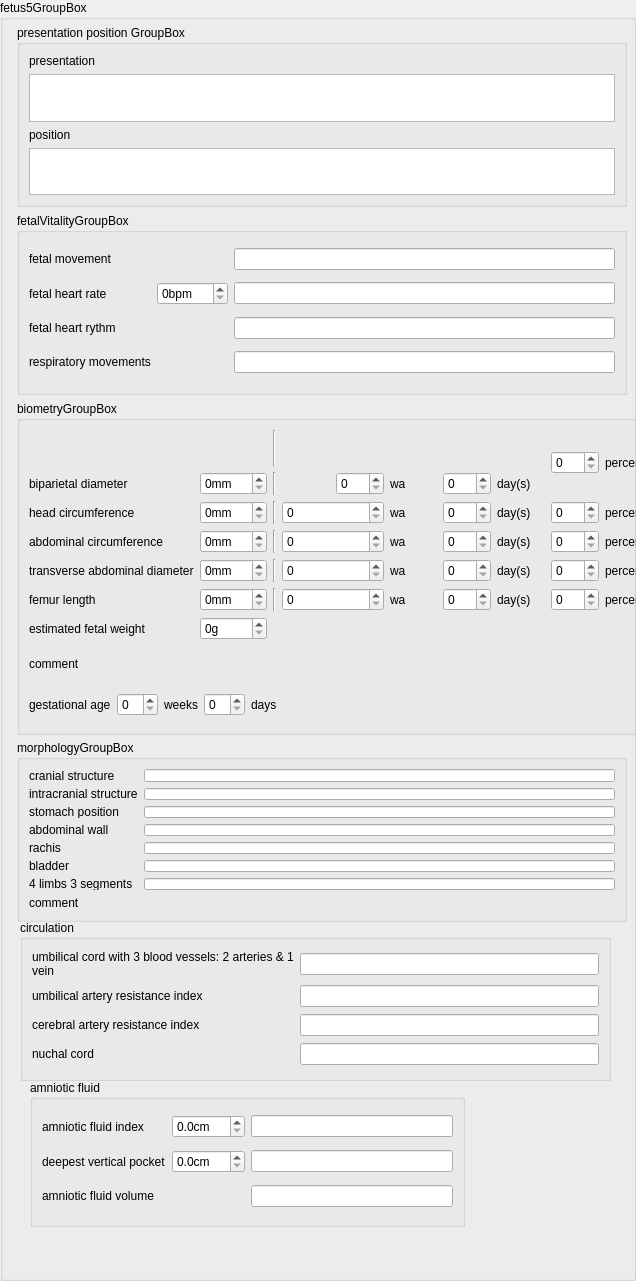
  <widget class="QGroupBox" name="fetus5GroupBox">
   <property name="enabled">
    <bool>true</bool>
   </property>
   <property name="geometry">
    <rect>
     <x>9</x>
     <y>7460</y>
     <width>636</width>
     <height>1281</height>
    </rect>
   </property>
   <property name="title">
    <string>fetus5GroupBox</string>
   </property>
   <property name="flat">
    <bool>false</bool>
   </property>
   <widget class="QGroupBox" name="fetus5PresentationPositionGroupBox">
    <property name="geometry">
     <rect>
      <x>17</x>
      <y>25</y>
      <width>610</width>
      <height>182</height>
     </rect>
    </property>
    <property name="title">
     <string>presentation position GroupBox</string>
    </property>
    <layout class="QVBoxLayout" name="verticalLayout_41">
     <item>
      <layout class="QVBoxLayout" name="verticalLayout_26">
       <item>
        <widget class="QLabel" name="presentationF5Label">
         <property name="text">
          <string>presentation</string>
         </property>
        </widget>
       </item>
       <item>
        <widget class="QListView" name="presentationF5ListView"/>
       </item>
      </layout>
     </item>
     <item>
      <layout class="QVBoxLayout" name="verticalLayout_40">
       <item>
        <widget class="QLabel" name="positionF5Label">
         <property name="text">
          <string>position</string>
         </property>
        </widget>
       </item>
       <item>
        <widget class="QListView" name="positionF5ListView"/>
       </item>
      </layout>
     </item>
    </layout>
   </widget>
   <widget class="QGroupBox" name="fetus5FetalVitalityGroupBox">
    <property name="geometry">
     <rect>
      <x>17</x>
      <y>213</y>
      <width>610</width>
      <height>182</height>
     </rect>
    </property>
    <property name="title">
     <string>fetalVitalityGroupBox</string>
    </property>
    <layout class="QGridLayout" name="gridLayout_18">
     <item row="0" column="0">
      <widget class="QLabel" name="fetus5FetalMovementLabel">
       <property name="text">
        <string>fetal movement</string>
       </property>
      </widget>
     </item>
     <item row="0" column="1">
      <layout class="QHBoxLayout" name="fetus5FetalMovementRadioLayout"/>
     </item>
     <item row="0" column="2">
      <widget class="QLineEdit" name="fetus5FetalMovementLineEdit"/>
     </item>
     <item row="1" column="0">
      <widget class="QLabel" name="fetus5FhrLabel">
       <property name="text">
        <string>fetal heart rate</string>
       </property>
      </widget>
     </item>
     <item row="1" column="1">
      <widget class="QSpinBox" name="fetus5FhrSpinBox">
       <property name="suffix">
        <string>bpm</string>
       </property>
       <property name="maximum">
        <number>999</number>
       </property>
      </widget>
     </item>
     <item row="1" column="2">
      <widget class="QLineEdit" name="fetus5FhrLineEdit"/>
     </item>
     <item row="2" column="0">
      <widget class="QLabel" name="fetus5HeartRythmLabel">
       <property name="text">
        <string>fetal heart rythm</string>
       </property>
      </widget>
     </item>
     <item row="2" column="1">
      <layout class="QHBoxLayout" name="fetus5HeartRythmRadioLayout"/>
     </item>
     <item row="2" column="2">
      <widget class="QLineEdit" name="fetus5HeartRythmLineEdit"/>
     </item>
     <item row="3" column="0">
      <widget class="QLabel" name="fetus5RespiratoryLabel">
       <property name="text">
        <string>respiratory movements</string>
       </property>
      </widget>
     </item>
     <item row="3" column="1">
      <layout class="QHBoxLayout" name="fetus5RespiratoryRadioLayout"/>
     </item>
     <item row="3" column="2">
      <widget class="QLineEdit" name="fetus5RespiratoryLineEdit"/>
     </item>
    </layout>
   </widget>
   <widget class="QGroupBox" name="fetus5BiometryGroupBox">
    <property name="geometry">
     <rect>
      <x>17</x>
      <y>401</y>
      <width>652</width>
      <height>334</height>
     </rect>
    </property>
    <property name="title">
     <string>biometryGroupBox</string>
    </property>
    <layout class="QGridLayout" name="gridLayout_19">
     <item row="0" column="2" colspan="2">
      <widget class="Line" name="line_31">
       <property name="orientation">
        <enum>Qt::Vertical</enum>
       </property>
      </widget>
     </item>
     <item row="0" column="8" rowspan="2">
      <widget class="QSpinBox" name="fetus5BipPercentileSpinBox"/>
     </item>
     <item row="0" column="9" rowspan="2">
      <widget class="QLabel" name="fetus5BipPercentileLabel">
       <property name="text">
        <string>percentile</string>
       </property>
      </widget>
     </item>
     <item row="1" column="0">
      <widget class="QLabel" name="fetus5BPDLabel">
       <property name="text">
        <string>biparietal diameter</string>
       </property>
      </widget>
     </item>
     <item row="1" column="1">
      <widget class="QSpinBox" name="fetus5BPDSpinBox">
       <property name="suffix">
        <string>mm</string>
       </property>
       <property name="maximum">
        <number>999</number>
       </property>
      </widget>
     </item>
     <item row="1" column="2" colspan="2">
      <widget class="Line" name="line_33">
       <property name="orientation">
        <enum>Qt::Vertical</enum>
       </property>
      </widget>
     </item>
     <item row="1" column="4">
      <widget class="QSpinBox" name="fetus5BPDWeekSpinBox"/>
     </item>
     <item row="1" column="5">
      <widget class="QLabel" name="fetus5BPDWeekLabel">
       <property name="text">
        <string>wa</string>
       </property>
      </widget>
     </item>
     <item row="1" column="6">
      <widget class="QSpinBox" name="fetus5BPDDaySpinBox">
       <property name="maximum">
        <number>6</number>
       </property>
      </widget>
     </item>
     <item row="1" column="7">
      <widget class="QLabel" name="label_10">
       <property name="text">
        <string>day(s)</string>
       </property>
      </widget>
     </item>
     <item row="2" column="0">
      <widget class="QLabel" name="fetus5HeadCircumferenceLabel">
       <property name="text">
        <string>head circumference</string>
       </property>
      </widget>
     </item>
     <item row="2" column="1">
      <widget class="QSpinBox" name="fetus5HeadCircumferenceSpinBox">
       <property name="suffix">
        <string>mm</string>
       </property>
       <property name="maximum">
        <number>999</number>
       </property>
      </widget>
     </item>
     <item row="2" column="2">
      <widget class="Line" name="line_34">
       <property name="orientation">
        <enum>Qt::Vertical</enum>
       </property>
      </widget>
     </item>
     <item row="2" column="3" colspan="2">
      <widget class="QSpinBox" name="fetus5HeadCircumferenceWeekSpinBox"/>
     </item>
     <item row="2" column="5">
      <widget class="QLabel" name="fetus5HeadCircumferenceWeekLabel">
       <property name="text">
        <string>wa</string>
       </property>
      </widget>
     </item>
     <item row="2" column="6">
      <widget class="QSpinBox" name="fetus5HeadCircumferenceDaysSpinBox">
       <property name="maximum">
        <number>6</number>
       </property>
      </widget>
     </item>
     <item row="2" column="7">
      <widget class="QLabel" name="fetus5HeadCircumferenceDayLabel">
       <property name="text">
        <string>day(s)</string>
       </property>
      </widget>
     </item>
     <item row="2" column="8">
      <widget class="QSpinBox" name="fetus5HcPercentileSpinBox"/>
     </item>
     <item row="2" column="9">
      <widget class="QLabel" name="fetus5HcPercentileLabel">
       <property name="text">
        <string>percentile</string>
       </property>
      </widget>
     </item>
     <item row="3" column="0">
      <widget class="QLabel" name="fetus5AbdominalCircumferenceLabel">
       <property name="text">
        <string>abdominal circumference</string>
       </property>
      </widget>
     </item>
     <item row="3" column="1">
      <widget class="QSpinBox" name="fetus5AbdominalCircumferenceSpinBox">
       <property name="suffix">
        <string>mm</string>
       </property>
       <property name="maximum">
        <number>999</number>
       </property>
      </widget>
     </item>
     <item row="3" column="2">
      <widget class="Line" name="line_35">
       <property name="orientation">
        <enum>Qt::Vertical</enum>
       </property>
      </widget>
     </item>
     <item row="3" column="3" colspan="2">
      <widget class="QSpinBox" name="fetus5AbdominalCircumferenceWeekSpinBox"/>
     </item>
     <item row="3" column="5">
      <widget class="QLabel" name="fetus5AbdominalCircumferenceWeekLabel">
       <property name="text">
        <string>wa</string>
       </property>
      </widget>
     </item>
     <item row="3" column="6">
      <widget class="QSpinBox" name="fetus5AbdominalCircumferenceDaySpinBox">
       <property name="maximum">
        <number>6</number>
       </property>
      </widget>
     </item>
     <item row="3" column="7">
      <widget class="QLabel" name="fetus5AbdominalCircumferenceDayLabel">
       <property name="text">
        <string>day(s)</string>
       </property>
      </widget>
     </item>
     <item row="3" column="8">
      <widget class="QSpinBox" name="fetus5AcPercentileSpinBox"/>
     </item>
     <item row="3" column="9">
      <widget class="QLabel" name="fetus5AcPercentileLabel">
       <property name="text">
        <string>percentile</string>
       </property>
      </widget>
     </item>
     <item row="4" column="0">
      <widget class="QLabel" name="fetus5TADLabel">
       <property name="text">
        <string>transverse abdominal diameter</string>
       </property>
      </widget>
     </item>
     <item row="4" column="1">
      <widget class="QSpinBox" name="fetus5TADSpinBox">
       <property name="suffix">
        <string>mm</string>
       </property>
       <property name="maximum">
        <number>999</number>
       </property>
      </widget>
     </item>
     <item row="4" column="2">
      <widget class="Line" name="line_36">
       <property name="orientation">
        <enum>Qt::Vertical</enum>
       </property>
      </widget>
     </item>
     <item row="4" column="3" colspan="2">
      <widget class="QSpinBox" name="fetus5TADWeekSpinBox"/>
     </item>
     <item row="4" column="5">
      <widget class="QLabel" name="fetus5TADWeekLabel">
       <property name="text">
        <string>wa</string>
       </property>
      </widget>
     </item>
     <item row="4" column="6">
      <widget class="QSpinBox" name="fetus5TADDaySpinBox">
       <property name="maximum">
        <number>6</number>
       </property>
      </widget>
     </item>
     <item row="4" column="7">
      <widget class="QLabel" name="fetus5TADDayLabel">
       <property name="text">
        <string>day(s)</string>
       </property>
      </widget>
     </item>
     <item row="4" column="8">
      <widget class="QSpinBox" name="fetus5TadPercentileSpinBox"/>
     </item>
     <item row="4" column="9">
      <widget class="QLabel" name="fetus5TadPercentileLabel">
       <property name="text">
        <string>percentile</string>
       </property>
      </widget>
     </item>
     <item row="5" column="0">
      <widget class="QLabel" name="fetus5FLLabel">
       <property name="text">
        <string>femur length</string>
       </property>
      </widget>
     </item>
     <item row="5" column="1">
      <widget class="QSpinBox" name="fetus5FLSpinBox">
       <property name="suffix">
        <string>mm</string>
       </property>
       <property name="maximum">
        <number>999</number>
       </property>
      </widget>
     </item>
     <item row="5" column="2">
      <widget class="Line" name="line_37">
       <property name="orientation">
        <enum>Qt::Vertical</enum>
       </property>
      </widget>
     </item>
     <item row="5" column="3" colspan="2">
      <widget class="QSpinBox" name="fetus5FLWeekSpinBox"/>
     </item>
     <item row="5" column="5">
      <widget class="QLabel" name="fetus5FLWeekLabel">
       <property name="text">
        <string>wa</string>
       </property>
      </widget>
     </item>
     <item row="5" column="6">
      <widget class="QSpinBox" name="fetus5FLDaySpinBox">
       <property name="maximum">
        <number>6</number>
       </property>
      </widget>
     </item>
     <item row="5" column="7">
      <widget class="QLabel" name="fetus5FLDayLabel">
       <property name="text">
        <string>day(s)</string>
       </property>
      </widget>
     </item>
     <item row="5" column="8">
      <widget class="QSpinBox" name="fetus5FlPercentileSpinBox"/>
     </item>
     <item row="5" column="9">
      <widget class="QLabel" name="fetus5FlPercentileLabel">
       <property name="text">
        <string>percentile</string>
       </property>
      </widget>
     </item>
     <item row="6" column="0">
      <widget class="QLabel" name="fetus5EfwLabel">
       <property name="text">
        <string>estimated fetal weight</string>
       </property>
      </widget>
     </item>
     <item row="6" column="1">
      <widget class="QSpinBox" name="fetus5EfwSpinBox">
       <property name="suffix">
        <string comment="gram">g</string>
       </property>
       <property name="maximum">
        <number>10000</number>
       </property>
      </widget>
     </item>
     <item row="7" column="0" colspan="10">
      <layout class="QVBoxLayout" name="verticalLayout_28">
       <item>
        <widget class="QLabel" name="fetus5BiometryCommentLabel">
         <property name="text">
          <string>comment</string>
         </property>
        </widget>
       </item>
       <item>
        <layout class="QFormLayout" name="fetus5BiometryCommentFormLayout"/>
       </item>
      </layout>
     </item>
     <item row="8" column="0" colspan="10">
      <layout class="QHBoxLayout" name="horizontalLayout_22">
       <item>
        <widget class="QLabel" name="fetus5UsGestationalAgeHelpTextLabel">
         <property name="text">
          <string>gestational age</string>
         </property>
        </widget>
       </item>
       <item>
        <widget class="QSpinBox" name="fetus5UsGestationalAgeWeekSpinBox"/>
       </item>
       <item>
        <widget class="QLabel" name="fetus5UsGestationalAgeWeekLabel">
         <property name="text">
          <string>weeks</string>
         </property>
        </widget>
       </item>
       <item>
        <widget class="QSpinBox" name="fetus5UsGestationalAgeDaySpinBox"/>
       </item>
       <item>
        <widget class="QLabel" name="fetus5UsGestationalAgeDayLabel">
         <property name="text">
          <string>days</string>
         </property>
        </widget>
       </item>
       <item>
        <spacer name="horizontalSpacer_8">
         <property name="orientation">
          <enum>Qt::Horizontal</enum>
         </property>
         <property name="sizeHint" stdset="0">
          <size>
           <width>40</width>
           <height>20</height>
          </size>
         </property>
        </spacer>
       </item>
      </layout>
     </item>
    </layout>
   </widget>
   <widget class="QGroupBox" name="fetus5MorphologyGroupBox">
    <property name="geometry">
     <rect>
      <x>17</x>
      <y>740</y>
      <width>610</width>
      <height>182</height>
     </rect>
    </property>
    <property name="title">
     <string>morphologyGroupBox</string>
    </property>
    <layout class="QVBoxLayout" name="verticalLayout_29">
     <item>
      <layout class="QGridLayout" name="gridLayout_20">
       <item row="0" column="0">
        <widget class="QLabel" name="fetus5CranialStructureLabel">
         <property name="text">
          <string>cranial structure</string>
         </property>
        </widget>
       </item>
       <item row="0" column="1">
        <layout class="QHBoxLayout" name="fetus5CranialStructureRadioLayout"/>
       </item>
       <item row="0" column="2">
        <widget class="QLineEdit" name="fetus5CranialStructureLineEdit"/>
       </item>
       <item row="1" column="0">
        <widget class="QLabel" name="fetus5IntracranialStructureLabel">
         <property name="text">
          <string>intracranial structure</string>
         </property>
        </widget>
       </item>
       <item row="1" column="1">
        <layout class="QHBoxLayout" name="fetus5IntracranialStructureRadioLayout"/>
       </item>
       <item row="1" column="2">
        <widget class="QLineEdit" name="fetus5IntracranialStructureLineEdit"/>
       </item>
       <item row="2" column="0">
        <widget class="QLabel" name="fetus5StomachPositionLabel">
         <property name="text">
          <string>stomach position</string>
         </property>
        </widget>
       </item>
       <item row="2" column="1">
        <layout class="QHBoxLayout" name="fetus5StomachPositionRadioLayout"/>
       </item>
       <item row="2" column="2">
        <widget class="QLineEdit" name="fetus5StomachPositionLineEdit"/>
       </item>
       <item row="3" column="0">
        <widget class="QLabel" name="fetus5AbdominalWallLabel">
         <property name="text">
          <string>abdominal wall</string>
         </property>
        </widget>
       </item>
       <item row="3" column="1">
        <layout class="QHBoxLayout" name="fetus5AbdominalWallRadioLayout"/>
       </item>
       <item row="3" column="2">
        <widget class="QLineEdit" name="fetus5AbdominalWallLineEdit"/>
       </item>
       <item row="4" column="0">
        <widget class="QLabel" name="fetus5RachisLabel">
         <property name="text">
          <string>rachis</string>
         </property>
        </widget>
       </item>
       <item row="4" column="1">
        <layout class="QHBoxLayout" name="fetus5RachisRadioLayout"/>
       </item>
       <item row="4" column="2">
        <widget class="QLineEdit" name="fetus5RachisLineEdit"/>
       </item>
       <item row="5" column="0">
        <widget class="QLabel" name="fetus5BladderLabel">
         <property name="text">
          <string>bladder</string>
         </property>
        </widget>
       </item>
       <item row="5" column="1">
        <layout class="QHBoxLayout" name="fetus5BladderRadioLayout"/>
       </item>
       <item row="5" column="2">
        <widget class="QLineEdit" name="fetus5BladderLineEdit"/>
       </item>
       <item row="6" column="0">
        <widget class="QLabel" name="fetus5LimbsLabel">
         <property name="text">
          <string>4 limbs 3 segments</string>
         </property>
        </widget>
       </item>
       <item row="6" column="1">
        <layout class="QHBoxLayout" name="fetus5LimbsRadioLayout"/>
       </item>
       <item row="6" column="2">
        <widget class="QLineEdit" name="fetus5LimbsLineEdit"/>
       </item>
      </layout>
     </item>
     <item>
      <layout class="QVBoxLayout" name="verticalLayout_30">
       <item>
        <widget class="QLabel" name="fetus5MorphologyCommentLabel">
         <property name="text">
          <string>comment</string>
         </property>
        </widget>
       </item>
       <item>
        <layout class="QFormLayout" name="fetus5MorphologyCommentFormLayout"/>
       </item>
      </layout>
     </item>
    </layout>
   </widget>
   <widget class="QGroupBox" name="fetus5CirculationGroupBox">
    <property name="geometry">
     <rect>
      <x>20</x>
      <y>920</y>
      <width>591</width>
      <height>161</height>
     </rect>
    </property>
    <property name="title">
     <string>circulation</string>
    </property>
    <layout class="QGridLayout" name="gridLayout_30">
     <item row="0" column="0">
      <widget class="QLabel" name="fetus5UmbilicalCordLabel">
       <property name="text">
        <string>umbilical cord with 3 blood vessels: 2 arteries &amp; 1 vein</string>
       </property>
       <property name="wordWrap">
        <bool>true</bool>
       </property>
      </widget>
     </item>
     <item row="0" column="1">
      <layout class="QHBoxLayout" name="fetus5UmbilicalCordRadioLayout"/>
     </item>
     <item row="0" column="2">
      <widget class="QLineEdit" name="fetus5UmbilicalCordLineEdit"/>
     </item>
     <item row="1" column="0">
      <widget class="QLabel" name="fetus5UmbilicalArteryLabel">
       <property name="text">
        <string>umbilical artery resistance index</string>
       </property>
       <property name="wordWrap">
        <bool>true</bool>
       </property>
      </widget>
     </item>
     <item row="1" column="1">
      <layout class="QHBoxLayout" name="fetus5UmbilicalArteryRadioLayout"/>
     </item>
     <item row="1" column="2">
      <widget class="QLineEdit" name="fetus5UmbilicalArteryLineEdit"/>
     </item>
     <item row="2" column="0">
      <widget class="QLabel" name="fetus5CerebralArteryLabel">
       <property name="text">
        <string>cerebral artery resistance index</string>
       </property>
       <property name="wordWrap">
        <bool>true</bool>
       </property>
      </widget>
     </item>
     <item row="2" column="1">
      <layout class="QHBoxLayout" name="fetus5CerebralArteryRadioLayout"/>
     </item>
     <item row="2" column="2">
      <widget class="QLineEdit" name="fetus5CerebralArteryLineEdit"/>
     </item>
     <item row="3" column="0">
      <widget class="QLabel" name="fetus5NuchalCordLabel">
       <property name="text">
        <string>nuchal cord</string>
       </property>
      </widget>
     </item>
     <item row="3" column="1">
      <layout class="QHBoxLayout" name="fetus5NuchalCordRadioLayout"/>
     </item>
     <item row="3" column="2">
      <widget class="QLineEdit" name="fetus5NuchalCordLineEdit"/>
     </item>
    </layout>
   </widget>
   <widget class="QGroupBox" name="fetus5AmnioticFluidGroupBox">
    <property name="geometry">
     <rect>
      <x>30</x>
      <y>1080</y>
      <width>435</width>
      <height>147</height>
     </rect>
    </property>
    <property name="title">
     <string>amniotic fluid </string>
    </property>
    <layout class="QGridLayout" name="gridLayout_35">
     <item row="0" column="0">
      <widget class="QLabel" name="fetus5AmnioticFluidIndexLabel">
       <property name="text">
        <string>amniotic fluid index</string>
       </property>
      </widget>
     </item>
     <item row="0" column="1">
      <widget class="QDoubleSpinBox" name="fetus5AmnioticFluidIndexDoubleSpinBox">
       <property name="suffix">
        <string comment="centimeter">cm</string>
       </property>
       <property name="decimals">
        <number>1</number>
       </property>
      </widget>
     </item>
     <item row="0" column="2">
      <widget class="QLineEdit" name="fetus5AmnioticFluidIndexLineEdit"/>
     </item>
     <item row="1" column="0">
      <widget class="QLabel" name="fetus5DeepestVerticalPocketLabel">
       <property name="text">
        <string>deepest vertical pocket</string>
       </property>
      </widget>
     </item>
     <item row="1" column="1">
      <widget class="QDoubleSpinBox" name="fetus5DeepestVerticalPocketDoubleSpinBox">
       <property name="suffix">
        <string comment="centimeter">cm</string>
       </property>
       <property name="decimals">
        <number>1</number>
       </property>
      </widget>
     </item>
     <item row="1" column="2">
      <widget class="QLineEdit" name="fetus5DeepestVerticalPocketLineEdit"/>
     </item>
     <item row="2" column="0">
      <widget class="QLabel" name="fetus5AmnioticFluidVolumeLabel">
       <property name="text">
        <string>amniotic fluid volume</string>
       </property>
      </widget>
     </item>
     <item row="2" column="1">
      <layout class="QHBoxLayout" name="fetus5AmnioticFluidVolumeRadioLayout"/>
     </item>
     <item row="2" column="2">
      <widget class="QLineEdit" name="fetus5AmnioticFluidVolumeLineEdit"/>
     </item>
    </layout>
   </widget>
  </widget>
